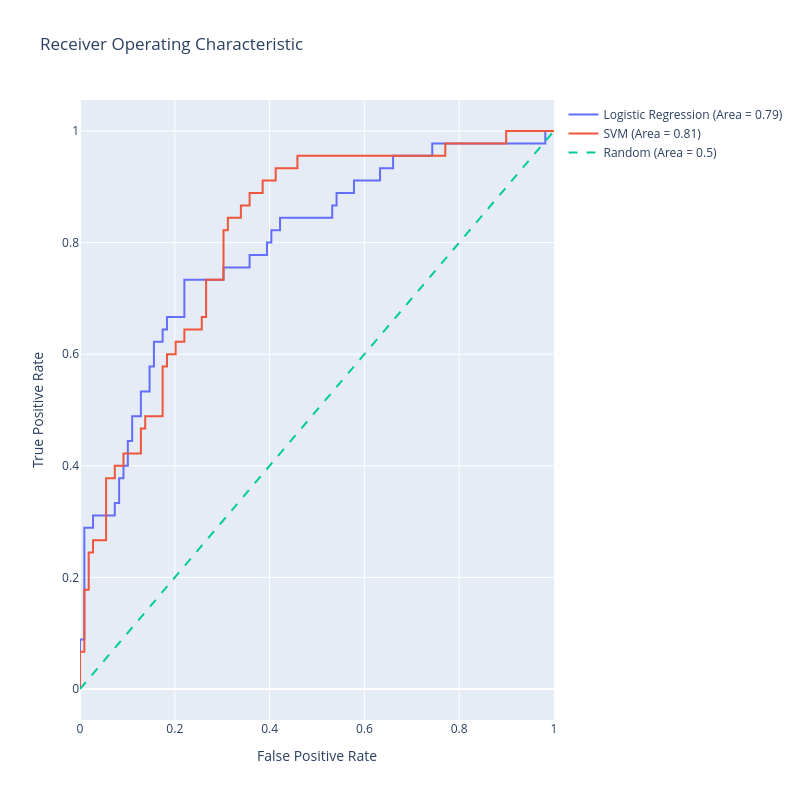

Notebook code cell kept with this figure:
### Code cell
import numpy as np
import plotly.graph_objects as go
from sklearn.linear_model import LogisticRegression
from sklearn.svm import SVC
from sklearn.metrics import roc_curve, roc_auc_score
from sklearn.preprocessing import StandardScaler

# Assuming that X_train, X_test, y_train, y_test are already defined

# SVM requires feature scaling for better performance
scaler = StandardScaler()
X_train_scaled = scaler.fit_transform(X_train)
X_test_scaled = scaler.transform(X_test)

# Logistic Regression model
lr_model = LogisticRegression(max_iter=1000)
lr_model.fit(X_train, y_train)
lr_scores = lr_model.predict_proba(X_test)[:,1]

# SVM model
svm_model = SVC(probability=True)
svm_model.fit(X_train_scaled, y_train)
svm_scores = svm_model.predict_proba(X_test_scaled)[:,1]

# Generate ROC curve data for logistic regression model
lr_fpr, lr_tpr, lr_thresholds = roc_curve(y_test, lr_scores)
lr_auc = roc_auc_score(y_test, lr_scores)

# Generate ROC curve data for SVM model
svm_fpr, svm_tpr, svm_thresholds = roc_curve(y_test, svm_scores)
svm_auc = roc_auc_score(y_test, svm_scores)

# Generate a trace for the Logistic Regression ROC curve
trace0 = go.Scatter(
    x=lr_fpr,
    y=lr_tpr,
    mode='lines',
    name=f'Logistic Regression (Area = {lr_auc:.2f})'
)

# Generate a trace for the SVM ROC curve
trace1 = go.Scatter(
    x=svm_fpr,
    y=svm_tpr,
    mode='lines',
    name=f'SVM (Area = {svm_auc:.2f})'
)

# Diagonal line
trace2 = go.Scatter(
    x=[0, 1],
    y=[0, 1],
    mode='lines',
    name='Random (Area = 0.5)',
    line=dict(dash='dash')
)

data = [trace0, trace1, trace2]

# Define layout with square aspect ratio
layout = go.Layout(
    title='Receiver Operating Characteristic',
    xaxis=dict(title='False Positive Rate'),
    yaxis=dict(title='True Positive Rate'),
    autosize=False,
    width=800,
    height=800,
    showlegend=True
)

# Define figure and add data
fig = go.Figure(data=data, layout=layout)

# Show figure
fig.show()

### Figure 1 — Plotly figure (JSON) as saved in the notebook; plotly's stock layout.template omitted (floating-point values rounded to 4 significant figures)
{"data": [{"mode": "lines", "name": "Logistic Regression (Area = 0.79)", "type": "scatter", "x": [0.0, 0.0, 0.0, 0.009174, 0.009174, 0.02752, 0.02752, 0.07339, 0.07339, 0.08257, 0.08257, 0.09174, 0.09174, 0.1009, 0.1009, 0.1101, 0.1101, 0.1284, 0.1284, 0.1468, 0.1468, 0.156, 0.156, 0.1743, 0.1743, 0.1835, 0.1835, 0.2202, 0.2202, 0.3028, 0.3028, 0.3578, 0.3578, 0.3945, 0.3945, 0.4037, 0.4037, 0.422, 0.422, 0.5321, 0.5321, 0.5413, 0.5413, 0.578, 0.578, 0.633, 0.633, 0.6606, 0.6606, 0.7431, 0.7431, 0.9817, 0.9817, 1.0], "y": [0.0, 0.02222, 0.08889, 0.08889, 0.2889, 0.2889, 0.3111, 0.3111, 0.3333, 0.3333, 0.3778, 0.3778, 0.4, 0.4, 0.4444, 0.4444, 0.4889, 0.4889, 0.5333, 0.5333, 0.5778, 0.5778, 0.6222, 0.6222, 0.6444, 0.6444, 0.6667, 0.6667, 0.7333, 0.7333, 0.7556, 0.7556, 0.7778, 0.7778, 0.8, 0.8, 0.8222, 0.8222, 0.8444, 0.8444, 0.8667, 0.8667, 0.8889, 0.8889, 0.9111, 0.9111, 0.9333, 0.9333, 0.9556, 0.9556, 0.9778, 0.9778, 1.0, 1.0]}, {"mode": "lines", "name": "SVM (Area = 0.81)", "type": "scatter", "x": [0.0, 0.0, 0.0, 0.009174, 0.009174, 0.01835, 0.01835, 0.02752, 0.02752, 0.05505, 0.05505, 0.07339, 0.07339, 0.09174, 0.09174, 0.1284, 0.1284, 0.1376, 0.1376, 0.1743, 0.1743, 0.1835, 0.1835, 0.2018, 0.2018, 0.2202, 0.2202, 0.2569, 0.2569, 0.2661, 0.2661, 0.3028, 0.3028, 0.3119, 0.3119, 0.3394, 0.3394, 0.3578, 0.3578, 0.3853, 0.3853, 0.4128, 0.4128, 0.4587, 0.4587, 0.7706, 0.7706, 0.8991, 0.8991, 1.0], "y": [0.0, 0.02222, 0.06667, 0.06667, 0.1778, 0.1778, 0.2444, 0.2444, 0.2667, 0.2667, 0.3778, 0.3778, 0.4, 0.4, 0.4222, 0.4222, 0.4667, 0.4667, 0.4889, 0.4889, 0.5778, 0.5778, 0.6, 0.6, 0.6222, 0.6222, 0.6444, 0.6444, 0.6667, 0.6667, 0.7333, 0.7333, 0.8222, 0.8222, 0.8444, 0.8444, 0.8667, 0.8667, 0.8889, 0.8889, 0.9111, 0.9111, 0.9333, 0.9333, 0.9556, 0.9556, 0.9778, 0.9778, 1.0, 1.0]}, {"line": {"dash": "dash"}, "mode": "lines", "name": "Random (Area = 0.5)", "type": "scatter", "x": [0, 1], "y": [0, 1]}], "layout": {"autosize": false, "height": 800, "showlegend": true, "title": {"text": "Receiver Operating Characteristic"}, "width": 800, "xaxis": {"title": {"text": "False Positive Rate"}}, "yaxis": {"title": {"text": "True Positive Rate"}}}}
